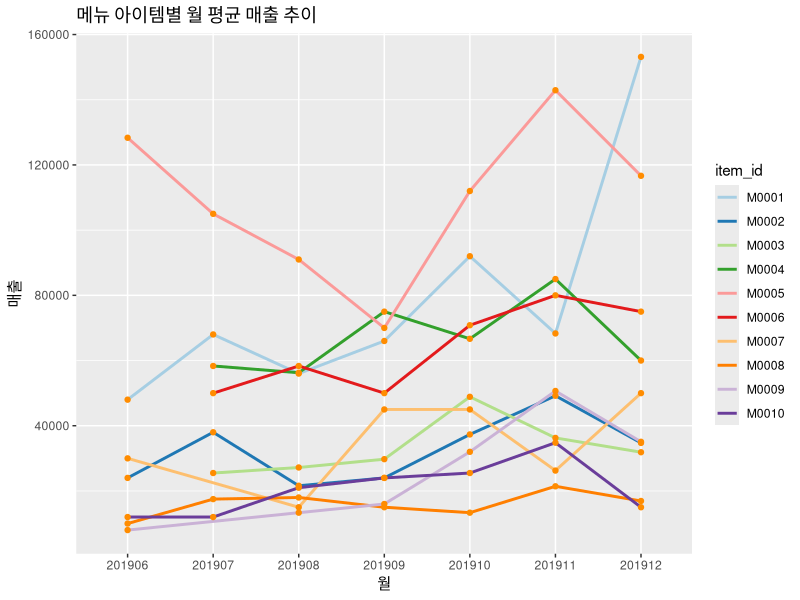

R code for this plot:
library(readxl)
library(dplyr)
library(ggplot2)

customer_r <- read_excel("customer_r.xlsx")
reservation_r <- read_excel("reservation_r.xlsx")
order_info_r <- read_excel("order_info_r.xlsx")
item_r <- read_excel("item_r.xlsx")

# 열 이름이 대문자로 인식되는 것을 소문자로 변경 
colnames(customer_r) <- tolower(colnames(customer_r))
colnames(reservation_r) <- tolower(colnames(reservation_r))
colnames(order_info_r) <- tolower(colnames(order_info_r))
colnames(item_r) <- tolower(colnames(item_r))

my_first_cook <- order_info_r %>% # 읽어오기 
                 mutate(reserv_month = substr(reserv_no, 1, 6)) %>% # 계산 후 열을 생성
                 group_by(item_id, reserv_month) %>% # 그룹 생성
                 summarise(avg_sales = mean(sales)) %>% # 요약, 평균 계산 
                 arrange(item_id, reserv_month) # 정렬
head(my_first_cook)

ggplot(my_first_cook, aes(x = reserv_month, y = avg_sales, group = item_id, color = item_id)) + # 'x =' , 'y ='은 생략 가능
       geom_line(size = 1) + # 선 그래프
       geom_point(color = 'darkorange', size = 1.5) + # 점 찍기
       scale_color_brewer(palette = 'Paired') + # 색상표 적용 
       labs(title = '메뉴 아이템별 월 평균 매출 추이', x = '월', y = '매출') # 타이틀 명, x축, y축 이름 변경



# 평균, 편차, 분산, 표준편차

weight <- c(74,66,61,59,70)
mean(weight) # 평균
median(weight) # 중앙값
var(weight) # 분산 = 편차의 제곱의 평균
sd(weight) # 표준편차 = 분산에 제곱근 씌운 값

# 정규분포 

# 귀무 가설(사실이라고 가정하는 상황, H0): 차이가 없다.
# 대립 가설(우리가 새로 검증하고 싶은 상황, H1): 차이가 있다.

# 귀무 가설이 참이라는 가정하에 "기각(아니라고 결정)"할 수 있는지 여부를 판단한다. 
# 귀무 가설이 기각되면 연구자가 주장하고 싶은 대립 가설을 "채택"하는 식이다. 
# 연구자는 기존과 다른 현상을 밝히고 싶기 때문에 통계를 이용하여 귀무 가설을 기각하는 증거를 찾는다.

# 유의 수준(α): 가설 검정을 할 때 표본 자료에서 얻은 검정 통계량이 기각역(rejection area)(기각 구간)에 들어갈 확률, 즉 오차 가능성을 의미
# 연구자 목적에 따라 보통 1%, 5%, 10% 등으로 설정. (5%를 많이 사용)

# 유의 확률(p-value)은 귀무 가설을 지지하는 정도를 의미. 
# 보통 유의 확률이 낮아질수록 귀무 가설을 기각하는 데 설득력을 가지므로, 통계적으로 유의미하다(실제적으로는 유의미하지 않을 수도 있다).
# 즉, 유의 수준(확률)이 5%보다 낮으면 기존의 가설(귀무 가설)을 기각시키고 내 가설(대립 가설)을 채택할 수 있다. 


